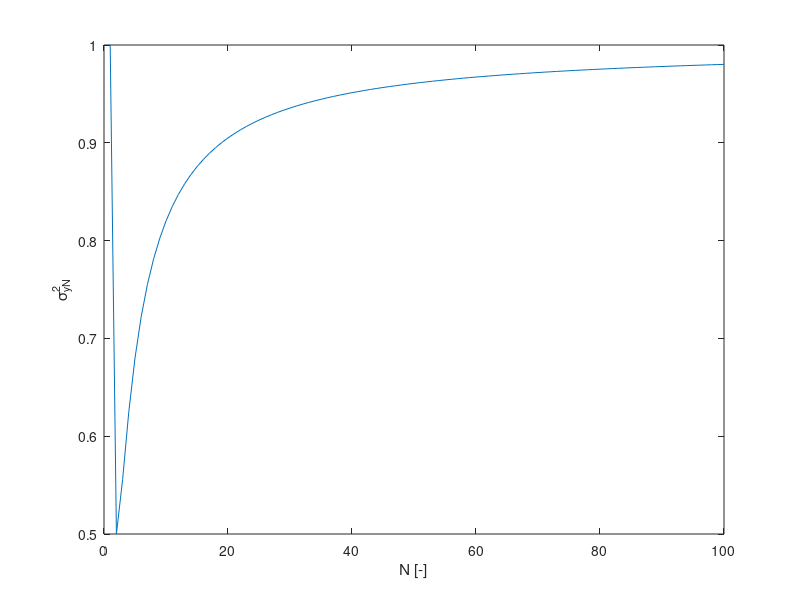
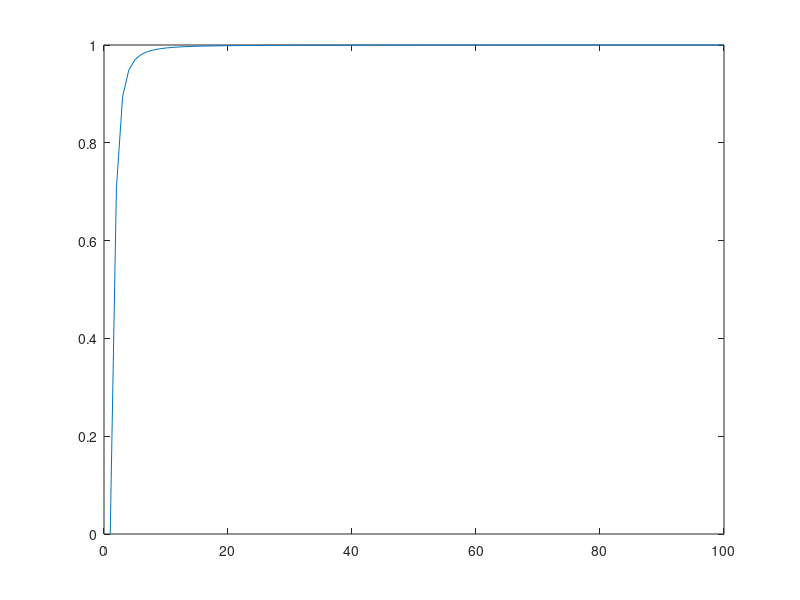
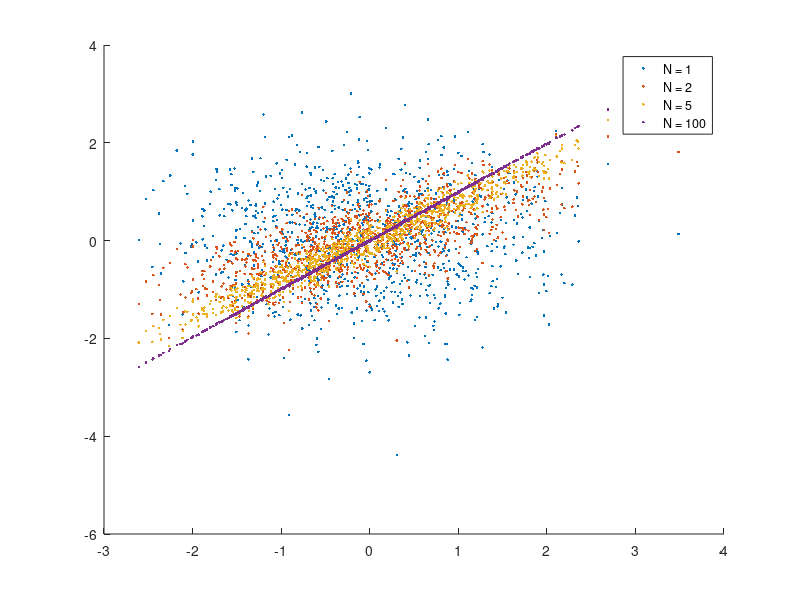
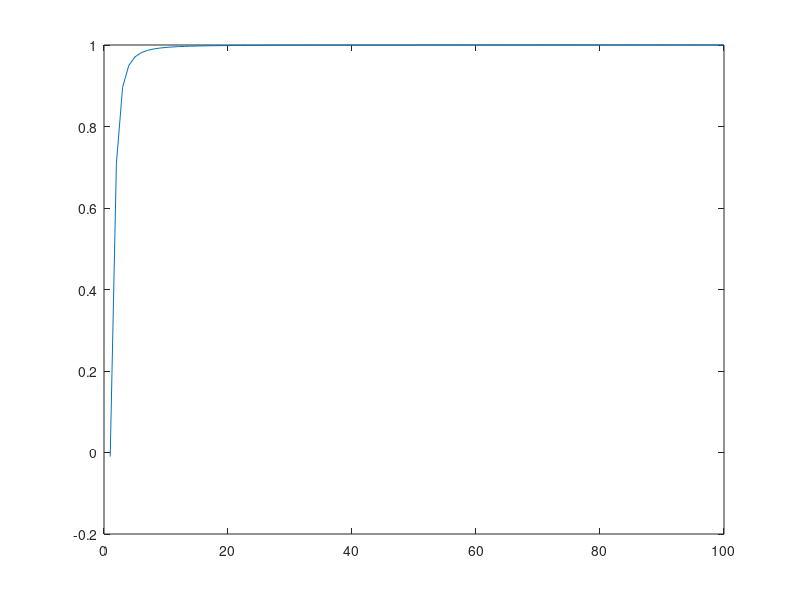

The MATLAB source for these figures, in order:
clear all; close all;

%% Assignment 19: Mathematical expressions for variance and correlation coefficient
% a)
N = 1:100;
sigmax2 = (2-2*N+N.^2)./N.^2;
plot(N,sigmax2);
xlabel('N [-]');
ylabel('\sigma_{yN}^2');

% b)
rho = (N-1)./N./sqrt(sigmax2);
figure;
plot(N,rho);

%% Assignment 20: Scatter plots and empirically evaluate correlation coefficient
% a)
x1n = normrnd(0,1,1000,1);
x2n = normrnd(0,1,1000,1);
figure;
hold on;
for N = [1,2,5,100]
    yn = (x1n + (N-1) .* x2n)./N;
    plot(x2n,yn,'.');
end
legend('N = 1','N = 2', 'N = 5', 'N = 100');

% b)
figure;
rhohat = [];
for N = 1:100
    yn = (x1n + (N-1) .* x2n)./N;
    rhohat = [rhohat (sum((x2n - mean(x2n)).*(yn-mean(yn))))./sqrt(sum((x2n-mean(x2n)).^2).*sum((yn-mean(yn)).^2))];
end;
plot(1:100,rhohat);

% c) The different samples of the scatter plots are more on one line when
% the normalized cross correlation coefficient is higher.

%% Assignment 21: Correlation function and power spectral density (PSD) function
%zie schrift


%% Assignment 22: Scatter plots
n = 1:900;
N = 10;
yn = (x1n + (N-1) .* x2n)./N;
figure;
for i = 1:4
    subplot(2,2,i);
    plot(yn(n),yn(n+i),'.');
end

%% Assignment 23: Empirical correlation and PSD function
L = 11;
M = length(yn);
ry = [];
for l = -(L-1):1:(L-1)
    rytemp = 0;
    for n = 1:(M-abs(l))
        rytemp = rytemp + 1./M.*yn(n).*yn(n+abs(l));
    end
    ry = [ry rytemp];
end
l = -(L-1):1:(L-1);
figure;
stem(l,ry);
hold on;
rytheory = 1/9.*[zeros(1,8) 1 2 3 2 1 zeros(1,8)];
stem(l,rytheory);
    
    